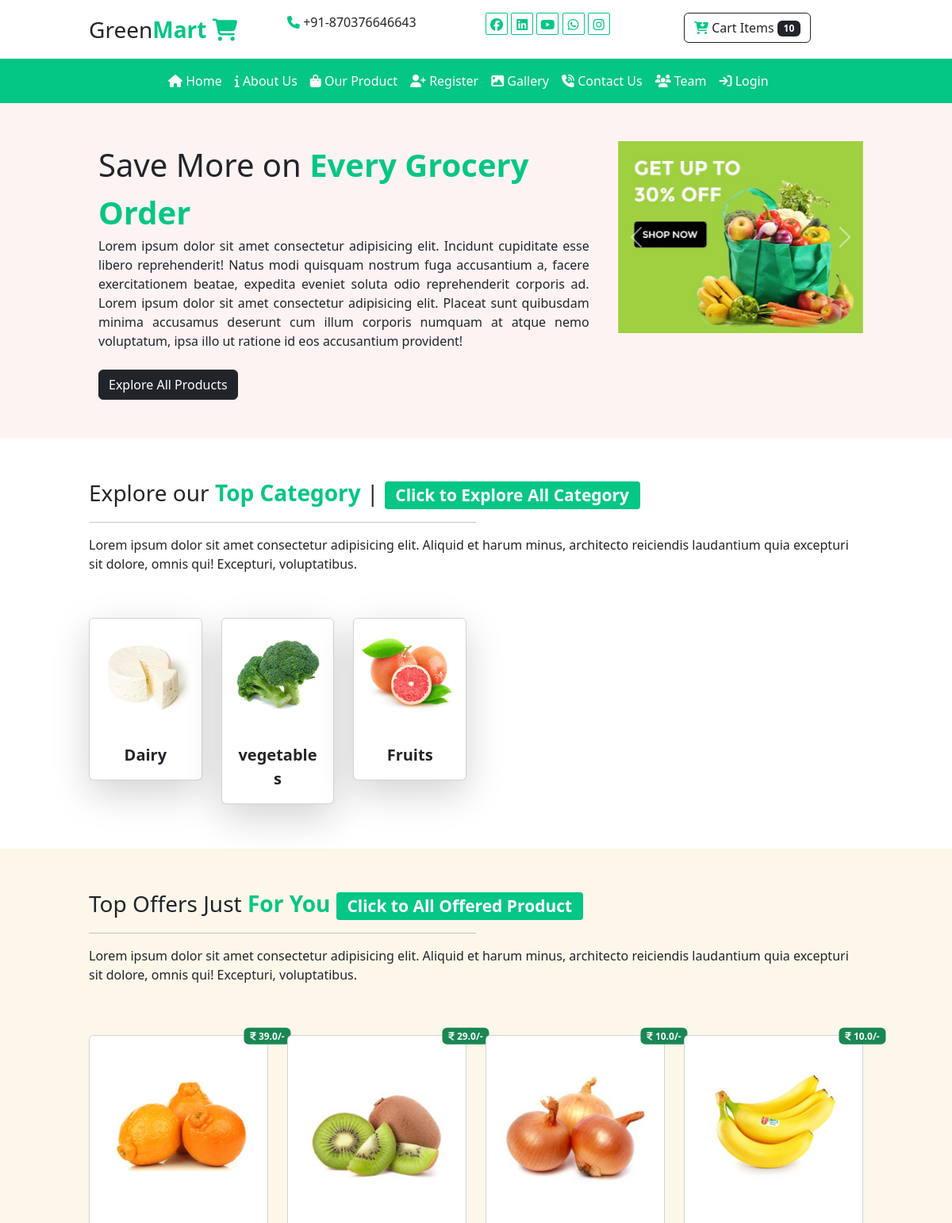
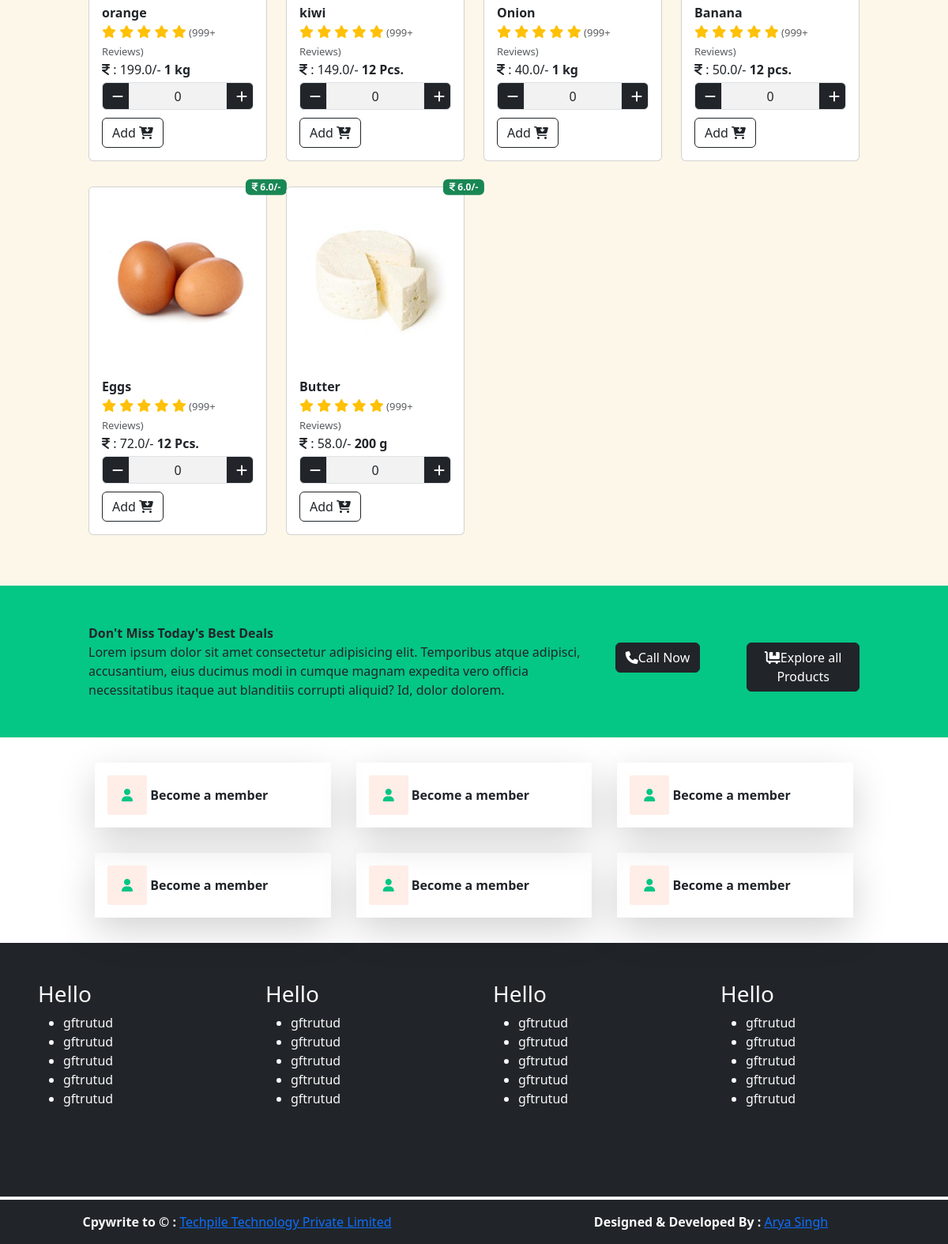
/user/index/, run on the app's committed database (2 pictures, top to bottom).
### user/models.py (models this page shows, shortened)
class tbl_category(models.Model):
    category_name=models.CharField(max_length=80,null=True)
    cate_picture=models.ImageField(upload_to="static/category",null=True)

class tbl_product(models.Model):
    product_name=models.CharField(max_length=50,null=True)
    product_picture=models.ImageField(upload_to="static/products/",null=True)
    category=models.ForeignKey(tbl_category,on_delete=models.CASCADE)
    price=models.FloatField(null=True)
    total_discount=models.FloatField(null=True)
    product_quantity=models.IntegerField(null=True)
    product_weight=models.CharField(max_length=50,null=True)
    product_description=models.TextField(null=True)

### user/views.py (the view)
# urls.py: path("index/",views.index),
def index(request):
    cdata=tbl_category.objects.all().order_by("-id")[0:6]
    pdata=tbl_product.objects.all().order_by("-total_discount")
    md={"categories":cdata,"products":pdata}
    return render(request,"user/index.html",md)

### templates/user/index.html (shortened to what this page needs)
{% extends 'base.html' %}
{% load static %}
{% block xyz %}
<div class="row py-5" style="background: rgb(253,243,243);">
    <div class="col-sm-10 mx-auto">
        <div class="row">
            <div class="col-sm-8 px-4">
                <div class="fs-1">
                    Save More on <b class="text-color1">Every Grocery Order</b>
                </div>
                <div class="text-justify">
                    Lorem ipsum dolor sit amet consectetur adipisicing elit. Incidunt cupiditate esse libero reprehenderit! Natus modi quisquam nostrum fuga accusantium a, facere exercitationem beatae, expedita eveniet soluta odio reprehenderit corporis ad.
                    Lorem ipsum dolor sit amet consectetur adipisicing elit. Placeat sunt quibusdam minima accusamus deserunt cum illum corporis numquam at atque nemo voluptatum, ipsa illo ut ratione id eos accusantium provident!
                </div> <br>
                <a href="/user/products/" class="btn btn-dark">
                    Explore All Products
                </a>
            </div>
            <div class="col-sm-4">
                 <div id="carouselExample" class="carousel slide" data-bs-ride="carousel">
  <div class="carousel-inner">
    <div class="carousel-item">
      <img src="{% static 'images/best-offers/offer-2.jpg' %}" class="d-block w-100" alt="...">
    </div>
  </div>
  <button class="carousel-control-prev" type="button" data-bs-target="#carouselExample" data-bs-slide="prev">
    <span class="carousel-control-prev-icon" aria-hidden="true"></span>
  </button>
  <button class="carousel-control-next" type="button" data-bs-target="#carouselExample" data-bs-slide="next">
    <span class="carousel-control-next-icon" aria-hidden="true"></span>
  </button>
</div>
</div>
        </div>
    </div>
</div>
 <div class="row">
    <div class="col-sm-10 mx-auto py-5">
        <div class="fs-3">
            Explore our <b class="text-color1">Top Category</b>  |
            <a href="/user/products/" class="text-decoration-none badge bg-color1 rounded-1">Click to Explore All Category</a>
        </div>
        <hr class="w-50">
        Lorem ipsum dolor sit amet consectetur adipisicing elit. Aliquid et harum minus,  architecto reiciendis laudantium quia excepturi sit dolore, omnis qui! Excepturi, voluptatibus.
    </div>
 </div>
 <div class="row pb-5">
    <div class="col-sm-10 mx-auto">
        <div class="row">
            {% for x in categories  %}
            <div class="col-sm-2 my-2">
                <div class="card shadow-lg">
                    <img src="/{{x.cate_picture}}" class="card-img-top">
                    <div class="card-body text-center">
                        <b class="fs-5">{{x.category_name}}</b>
                    </div>
                </div>
            </div>
             {% endfor %}
        </div>
    </div>
 </div>
 <div class="row" style="background: rgb(253,247,234);">
    <div class="col-sm-10 mx-auto py-5">
        <div class="fs-3">
            Top Offers Just <b class="text-color1">For You</b>
             <a href="/user/products/" class="text-decoration-none badge bg-color1 rounded-1">Click to All Offered Product</a>
        </div>
        <hr class="w-50">
        Lorem ipsum dolor sit amet consectetur adipisicing elit. Aliquid et harum minus,  architecto reiciendis laudantium quia excepturi sit dolore, omnis qui! Excepturi, voluptatibus.
    </div>
 </div>
<div class="row pb-5" style="background: rgb(253,247,234);">
    <div class="col-sm-10 mx-auto">
        <div class="row">
            {% for x in products  %}
                    <div class="col-sm-3 products my-3">
                        <div class="card position-relative">
                            <b class="badge bg-success text-light position-absolute top-0 start-100 translate-middle"><i class="fa-solid fa-inr"></i> {{x.total_discount}}/-</b>
                            <img src="/{{x.product_picture}}" class="card-img-top">
                            <div class="card-body">
                                <b>{{x.product_name}}</b> <br>
                                <i class="fa-solid fa-star text-warning"></i>
                                <i class="fa-solid fa-star text-warning"></i>
                                <i class="fa-solid fa-star text-warning"></i>
                                <i class="fa-solid fa-star text-warning"></i>
                                <i class="fa-solid fa-star text-warning"></i><span class="text-muted" style="font-size: 13px;"> (999+ Reviews)</span><br>
                                <i class="fa-solid fa-inr"></i> : {{x.price}}/- <b> {{x.product_weight}} </b> <br>
                                <div class="input-group my-1">
                                    <span onclick="minus{{x.id}}()" class="input-group-text bg-dark text-light"><i class="fa-solid fa-minus"></i></span>
                                    <input type="text" value="0" id="t{{x.id}}" readonly class="form-control">
                                    <span onclick="plus{{x.id}}()" class="input-group-text bg-dark text-light"><i class="fa-solid fa-plus"></i></span>
                                </div>
                                <a href="#" class="btn btn-outline-dark">Add <i class="fa-solid fa-cart-arrow-down"></i></a>
                            </div>
                        </div>
                    </div>
             {% endfor %}
        </div>
    </div>
</div>
 <div class="row py-5 bg-color1">
    <div class="col-sm-10 mx-auto">
        <div class="row">
            <div class="col-sm-8">
                <b>Don't Miss Today's Best Deals</b><br>
                Lorem ipsum dolor sit amet consectetur adipisicing elit. Temporibus atque adipisci, accusantium, eius ducimus modi in cumque magnam expedita vero officia necessitatibus itaque aut blanditiis corrupti aliquid? Id, dolor dolorem.
            </div>
            <div class="col-sm-2 pt-4">
                <a href="tel:+917007007002" class="btn btn-dark"><i class="fa-solid fa-phone"></i>Call Now</a>
            </div>
            <div class="col-sm-2 pt-4">
                <a href="/user/products/" class="btn btn-dark"><i class="fa-solid fa-cart-flatbed"></i>Explore all Products</a>
            </div>
        </div>
    </div>
 </div>
{% endblock %}

### templates/base.html (shortened to what this page needs)
<!DOCTYPE html>
<html lang="en">
    {% load static %}
<head>
    <link rel="stylesheet" href="{% static 'css/bootstrap.css' %}">
    <link rel="stylesheet" href="{% static 'css/all.css' %}">
</head>
<body>
    <div class="container-fluid">
        <div class="row py-3 t">
            <div class="col-sm-10 mx-auto">
                <div class="row">
                    <div class="col-sm-3 fs-3">
                        Green<b class="text-color1">Mart <i class="fa-solid fa-cart-shopping"></i></b>
                    </div>
                    <div class="col-sm-3">
                        <i class="fa-solid fa-phone"></i>
                        +91-870376646643
                    </div>
                    <div class="col-sm-3 social">
                        <a href="https://www.facebook.com/"><i class="fa-brands fa-facebook"></i></a>
                        <a href="https://www.linkedin.com"><i class="fa-brands fa-linkedin"></i></a>
                        <a href="https://www.youtube.com"><i class="fa-brands fa-youtube"></i></a>
                        <a href="https://www.whatsapp.com"><i class="fa-brands fa-whatsapp"></i></a>
                        <a href="https://www.instagram.com"><i class="fa-brands fa-instagram"></i></a>
                    </div>
                    <div class="col-sm-3">
                        <a href="/user/cart/" class="btn btn-outline-dark"><i class="fa-solid fa-cart-arrow-down"></i>
                            Cart Items
                            <span class="badge bg-dark">10</span>
                        </a>
                    </div>
                </div>
            </div>
        </div>
        <div class="row t menu">
            <div class="col-sm-12 p-0">
                <div class="row">
                     <div class="col-sm-8 p-0 mx-auto">
                        <nav class="navbar navbar-expand-lg bg-body-tertiary" id="menu">
  <div class="container-fluid">
    <div class="collapse navbar-collapse" id="navbarNav">
      <ul class="navbar-nav">
        <li class="nav-item">
          <a class="nav-link active" aria-current="page" href="/user/index/"><i class="fa-solid fa-house text-light"></i> Home</a>
        </li>
        <li class="nav-item">
          <a class="nav-link" href="/user/about/"><i class="fa-solid fa-info text-light"></i> About Us</a>
        </li>
        <li class="nav-item">
          <a class="nav-link" href="/user/products/"><i class="fa-solid fa-bag-shopping text-light"></i> Our Product</a>
        </li>
         <li class="nav-item">
          <a class="nav-link" href="/user/registration/"><i class="fa-solid fa-user-plus text-light"></i> Register</a>
        </li>
        <li class="nav-item">
          <a class="nav-link" href="/user/gallery/"><i class="fa-solid fa-image text-light"></i> Gallery</a>
        </li>
        <li class="nav-item">
          <a class="nav-link" href="/user/contact/"><i class="fa-solid fa-phone-volume text-light"></i> Contact Us</a>
        </li>
        <li class="nav-item">
          <a class="nav-link" href="/user/team/"><i class="fa-solid fa-users text-light"></i> Team</a>
        </li>
        <li class="nav-item">
          <a class="nav-link" href="/user/login/"><i class="fa-solid fa-arrow-right-to-bracket text-light"></i> Login</a>
        </li>
      </ul>
    </div>
  </div>
</nav>
                     </div>
                </div>
            </div>
        </div>
        {% block xyz %}
        {% endblock %}
         <div class="row services">
            <div class="col-sm-10 mx-auto p-3">
                <div class="row">
                     <div class="col-sm-4 p-3">
                        <div class="shadow-lg p-3">
                            <i class="fa-solid fa-user"></i> <b>Become a member</b>
                        </div>
                     </div>
                     <div class="col-sm-4 p-3">
                        <div class="shadow-lg p-3">
                            <i class="fa-solid fa-user"></i> <b>Become a member</b>
                        </div>
                     </div>
                     <div class="col-sm-4 p-3">
                        <div class="shadow-lg p-3">
                            <i class="fa-solid fa-user"></i> <b>Become a member</b>
                        </div>
                     </div>
                     <div class="col-sm-4 p-3">
                        <div class="shadow-lg p-3">
                            <i class="fa-solid fa-user"></i> <b>Become a member</b>
                        </div>
                     </div>
                     <div class="col-sm-4 p-3">
                        <div class="shadow-lg p-3">
                            <i class="fa-solid fa-user"></i> <b>Become a member</b>
                        </div>
                     </div>
                     <div class="col-sm-4 p-3">
                        <div class="shadow-lg p-3">
                            <i class="fa-solid fa-user"></i> <b>Become a member</b>
                        </div>
                     </div>
                </div>
            </div>
         </div>
         <div class="row text-light bg-dark p-4 " style="min-height: 300px;">
            <div class="col-sm-3 p-4">
                <h3 class="">Hello</h3>
                <ul>
                    <li>gftrutud</li>
                    <li>gftrutud</li>
                    <li>gftrutud</li>
                    <li>gftrutud</li>
                    <li>gftrutud</li>
                </ul>
            </div>
             <div class="col-sm-3 p-4">
                <h3 class="">Hello</h3>
                <ul>
                    <li>gftrutud</li>
                    <li>gftrutud</li>
                    <li>gftrutud</li>
                    <li>gftrutud</li>
                    <li>gftrutud</li>
                </ul>
            </div>
             <div class="col-sm-3 p-4">
                <h3 class="">Hello</h3>
                <ul>
                    <li>gftrutud</li>
                    <li>gftrutud</li>
                    <li>gftrutud</li>
                    <li>gftrutud</li>
                    <li>gftrutud</li>
                </ul>
            </div>
             <div class="col-sm-3 p-4">
                <h3 class="">Hello</h3>
                <ul>
                    <li>gftrutud</li>
                    <li>gftrutud</li>
                    <li>gftrutud</li>
                    <li>gftrutud</li>
                    <li>gftrutud</li>
                </ul>
            </div>
            <div class="col-sm-3 p-4"></div>
            <div class="col-sm-3 p-4"></div>
            <div class="col-sm-3 p-4"></div>
         </div>
         <div class="row bg-dark mt-1 text-light text-center py-3">
            <div class="col-sm-6">
                <b>Cpywrite to &copy; :</b> <a href="https://www.techpile.in">Techpile Technology Private Limited</a>
            </div>
            <div class="col-sm-6">
                <b>Designed & Developed By :</b> <a href="/user/profile/">Arya Singh</a>
            </div>
         </div>
    </div>
</body>
</html>

### data on the page
tbl_category: cate_picture (picture), category_name "Dairy"
tbl_category: cate_picture (picture), category_name "vegetables"
tbl_category: cate_picture (picture), category_name "Fruits"
tbl_product: total_discount "39.0", product_picture (picture), product_name "orange", price "199.0", product_weight "1 kg"
tbl_product: total_discount "29.0", product_picture (picture), product_name "kiwi", price "149.0", product_weight "12 Pcs."
tbl_product: total_discount "10.0", product_picture (picture), product_name "Onion", price "40.0", product_weight "1 kg"
tbl_product: total_discount "10.0", product_picture (picture), product_name "Banana", price "50.0", product_weight "12 pcs."
tbl_product: total_discount "6.0", product_picture (picture), product_name "Eggs", price "72.0", product_weight "12 Pcs."
tbl_product: total_discount "6.0", product_picture (picture), product_name "Butter", price "58.0", product_weight "200 g"
